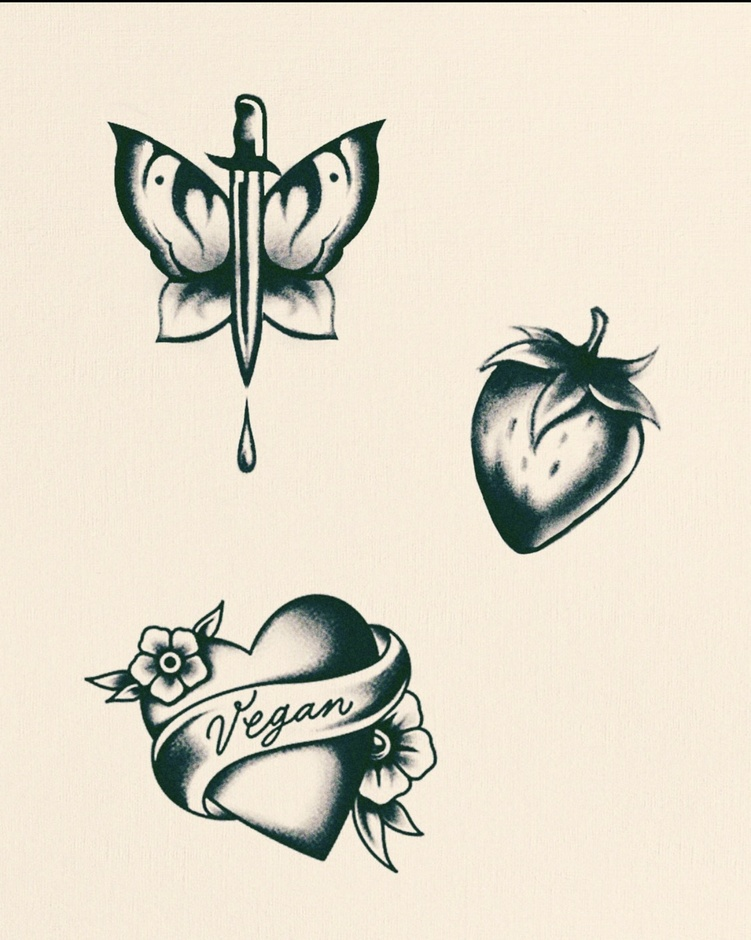
#> input picture originales/hoja_1.jpg, 751 x 940 px, shrunk from 1284 x 1608 before the run
$ python -i hacer_stickers.py   (imports and definitions only)
#> lines starting #> are read from the running program, lines starting #| are printed output that depends on the picture; after the words box and inside, x2 and y2 are one past the last pixel; in counts of white or black regions, pixels touching at a corner belong together
"""Convierte los stencils transparentes en stickers con borde blanco."""
import sys
from pathlib import Path

import numpy as np
from PIL import Image, ImageFilter
from scipy import ndimage


def disco(r):
    y, x = np.ogrid[-r:r + 1, -r:r + 1]
    return x * x + y * y <= r * r


def sticker(src, dst, borde=22, suavizar=30, sombra=True):
#> called with src = '../originales/hoja_1.jpg', dst = 'out.png', borde = 22, suavizar = 30, sombra = True
    img = Image.open(src).convert("RGBA")
    pad = borde + suavizar + 20
    w, h = img.size
#> w = 751; h = 940
    lienzo = Image.new("RGBA", (w + 2 * pad, h + 2 * pad), (0, 0, 0, 0))
#> lienzo: PIL image 895x1084 RGBA; every value is 0
    lienzo.paste(img, (pad, pad))

    a = np.asarray(lienzo)[..., 3] > 40
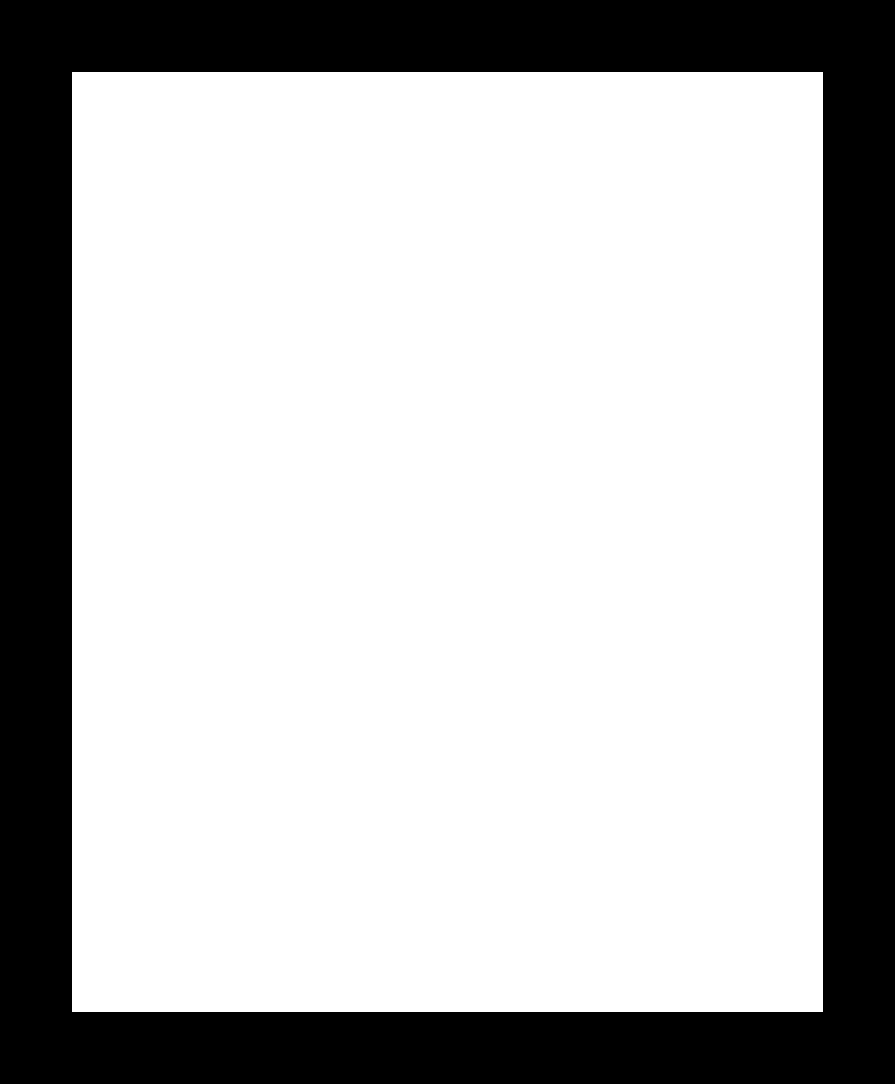
#> a: shape (1084, 895) bool; 72.8% white; 1 black region, box (x1, y1, x2, y2) and area: (0, 0, 895, 1084) 264240
    # Silueta redondeada: cerrar huecos, rellenar interior y engordar
    forma = ndimage.binary_closing(a, structure=disco(suavizar))
    forma = ndimage.binary_fill_holes(forma | a)
    forma = ndimage.binary_dilation(forma, structure=disco(borde))
#> forma: shape (1084, 895) bool; 80.6% white; 1 black region, box (x1, y1, x2, y2) and area: (0, 0, 895, 1084) 188408
    mascara = Image.fromarray((forma * 255).astype(np.uint8)).filter(ImageFilter.GaussianBlur(1.2))

    base = Image.new("RGBA", lienzo.size, (0, 0, 0, 0))
    if sombra:
        s = mascara.filter(ImageFilter.GaussianBlur(8)).point(lambda v: v * 0.35)
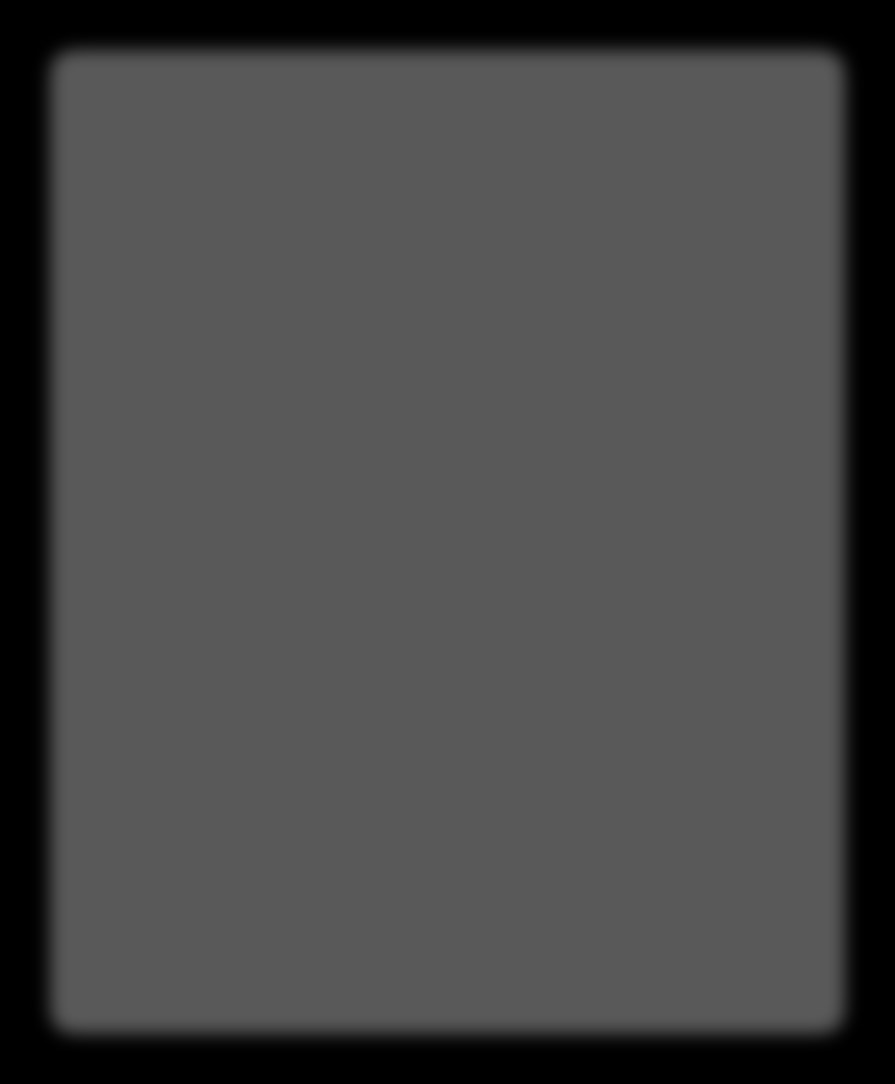
#> s: PIL image 895x1084 L; min 0, max 89, mean 71.7
        base.paste(Image.new("RGBA", lienzo.size, (0, 0, 0, 255)), (4, 7), s)
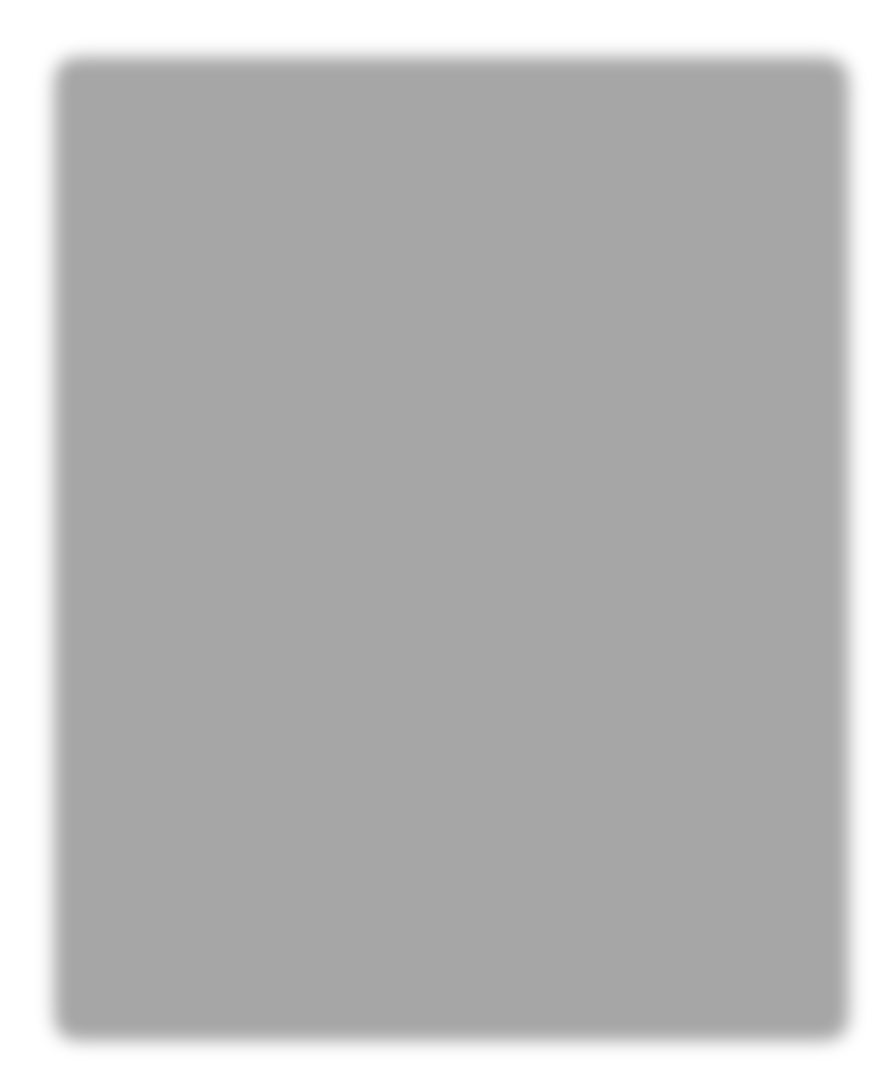
#> base: PIL image 895x1084 RGBA; mean R, G, B, A 0, 0, 0, 71.7; transparent parts drawn white
    base.paste(Image.new("RGBA", lienzo.size, (255, 255, 255, 255)), (0, 0), mascara)
    base.alpha_composite(lienzo)
    base.crop(base.getbbox()).save(dst, optimize=True)
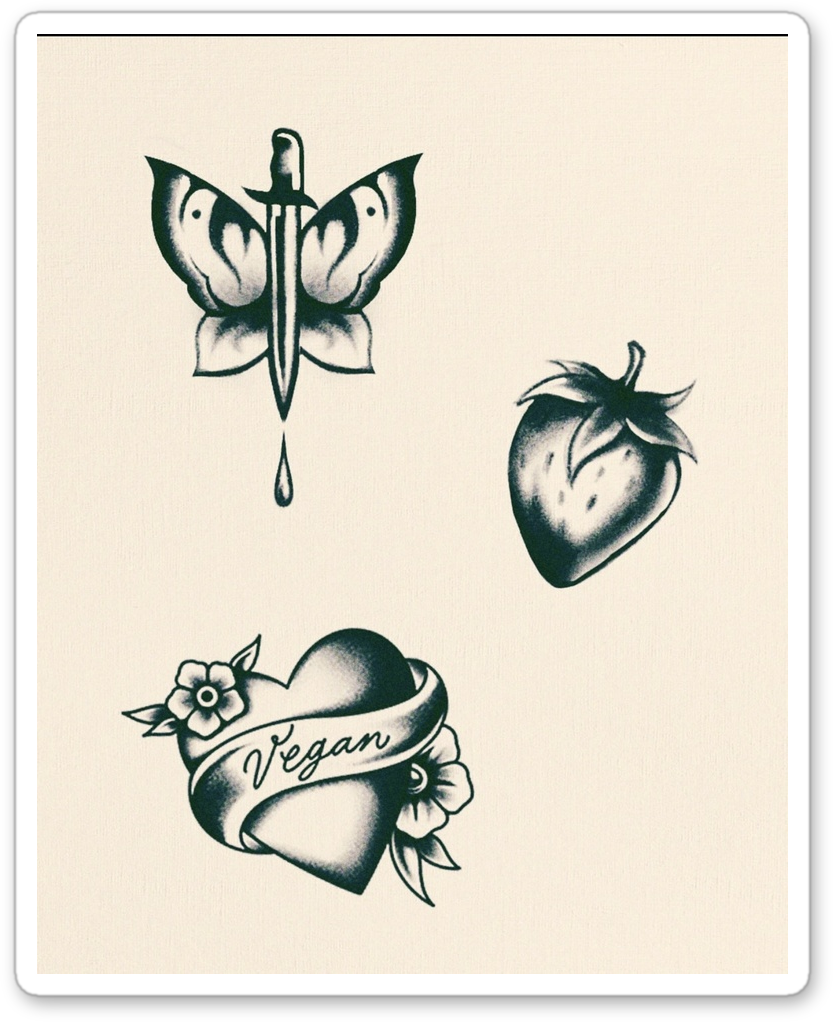
#> saved as out.png: PIL image 833x1022 RGBA; mean R, G, B, A 209, 203.3, 190.5, 235.6; transparent parts drawn white


# [6 lines not run here, left out]

>>> result = sticker('../originales/hoja_1.jpg', 'out.png')
